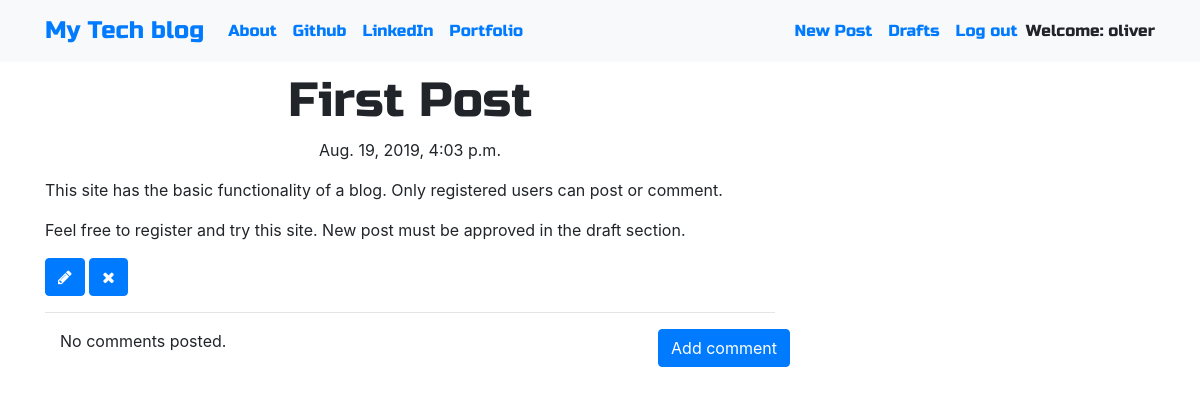
The app's page /post/4 (signed in) with its own data.
### blog/models.py (models this page shows, shortened)
class Post(models.Model):
    author = models.ForeignKey('auth.User', on_delete=models.CASCADE)
    title = models.CharField(max_length=250)
    text = models.TextField()
    created_date = models.DateTimeField(default=timezone.now)
    published_date = models.DateTimeField(blank=True, null=True)

### blog/views.py (the view)
# urls.py: path('post/<int:pk>', views.PostDetailView.as_view(), name='post_detail'),
class PostDetailView(DetailView):
    model = Post

### blog/templates/blog/post_detail.html
{% extends 'blog/base.html' %}
{% block content%}
    <h1 class="posttitle loader">{{ post.title }}</h1>
    {% if post.published_date %}
        <div class="date postdate">
            {{ post.published_date }}
        </div>
    {% else %}
        <a class="btn btn-outline-dark" href="{% url 'post_publish' pk=post.pk %}">Publish</a>
    {% endif %}
    <p class="postcontent">{{ post.text|safe|linebreaksbr }}</p>
    {% if user.is_authenticated %}
        <a class="btn btn-primary" href="{% url 'post_edit' pk=post.pk %}">
            <span class='fa fa-pencil'></span>
        </a>
        <a class="btn btn-primary" href="{% url 'post_remove' pk=post.pk %}">
            <span class='fa fa-remove'></span>
        </a>
    {% endif %}
    <hr>
    <a class="btn btn-primary btn-comment" href="{% url 'add_comment_to_post' pk=post.pk %}">Add comment</a>
    <div class="container">
        {% for comment in post.comments.all %}
            <br>
                {% if user.is_authenticated or comment.approve %}
                    <p>{{ comment.text|safe|linebreaks }}</p>
                    <p>Posted by: <strong>{{ comment.author }}</strong></p>
                    <p>Created on: {{comment.created_date}}</p>
                    {% if not comment.approved_comment %}
                        <a class="btn btn-primary" href="{% url 'comment_approve' pk=comment.pk %}">
                            <span class='fa fa-check'></span>
                        </a>
                    {% endif %}
                    <a class="btn btn-primary" href="{% url 'comment_remove' pk=comment.pk %}">
                        <span class='fa fa-remove'></span>
                    </a>
                {% endif %}
        {% empty %}
            <p>No comments posted.</p>
        {% endfor %}
    </div>
{% endblock %}

### blog/templates/blog/base.html (shortened to what this page needs)
<!DOCTYPE html>
{% load static %}
<html lang="en">
    <head>
        <link rel="stylesheet" href="https://stackpath.bootstrapcdn.com/bootstrap/4.1.3/css/bootstrap.min.css"
>
        <link href="https://maxcdn.bootstrapcdn.com/font-awesome/4.7.0/css/font-awesome.min.css" rel="stylesheet">
        <link rel="stylesheet" href="//cdn.jsdelivr.net/medium-editor/latest/css/medium-editor.min.css" type="text/css" media="screen" charset="utf-8">
        <link rel="stylesheet" href="{% static 'css/blog.css' %}">
    </head>
    <body class='loader'>
        <nav class="navbar navbar-expand-lg bg-light techfont">
            <div class="container">
                <div class="navbar-nav align-items-center">
                    <a class="navbar-brand bigbrand" href="{% url 'post_list' %}">My Tech blog</a>
                    <a class="nav-item nav-link" href="{% url 'about' %}">About</a>
                    <a class="nav-item nav-link" href="https://github.com/olivergarciarg" target="_blank">Github</a>
                    <a class="nav-item nav-link" href="http://www.linkedin.com/in/olivergarciarg" target="_blank">LinkedIn</a>
                    <a class="nav-item nav-link" href="http://www.motawebdevelopment.com/oliver/" target="_blank">Portfolio</a>
                </div>
                <div class="navbar-nav align-items-center ml-auto">
                    {% if user.is_authenticated %}
                        <a class="nav-item nav-link" href="{% url 'post_new' %}">New Post</a>
                        <a class="nav-item nav-link" href="{% url 'post_draft_list' %}">Drafts</a>
                        <a class="nav-item nav-link" href="{% url 'logout' %}">Log out</a>
                        <a>Welcome: {{ user.username }}</a>
                    {% else %}
                        <a class="nav-item nav-link" href="{% url 'login' %}" aria-label="Login">
                            <span class="fa fa-user" aria-hidden="true"></span>
                        </a>
                    {% endif %}
                </div>
            </div>
        </nav>
        <div class="content container">
            <div class="row">
                <div class="col-md-8">
                    <div class="blog_posts">
                        {% block content %}
                        {% endblock %}
                    </div>
                </div>
            </div>
        </div>
    </body>
</html>

### blog/static/css/blog.css (style rules this page uses)
.techfont { font-family: 'Russo One', sans-serif; font-size: 1.0em; margin-bottom: 10px; }
.postdate { text-align: center; }
.posttitle { font-family: 'Russo One', sans-serif; font-size: 3em; text-align: center; }
.postcontent { font-family: 'Montserrat'; font-size: 1.5em; }
.btn-comment { position: absolute; right: 0px; }
.bigbrand { font-size: 1.5em; }
.loader { filter:hue-rotate(0deg); color: linear-gradient(45deg,#0f8,#08f); animation:hue 5000ms infinite linear; }

### records on screen
Post: title "First Post", published_date "Aug. 19, 2019, 4:03 p.m.", text "This site has the basic functionality of a blog. Only registered users can post or comment. Feel free to register and try this site. New post must be approved in the draft section."

### other values on screen
{{ user.username }} "oliver"
